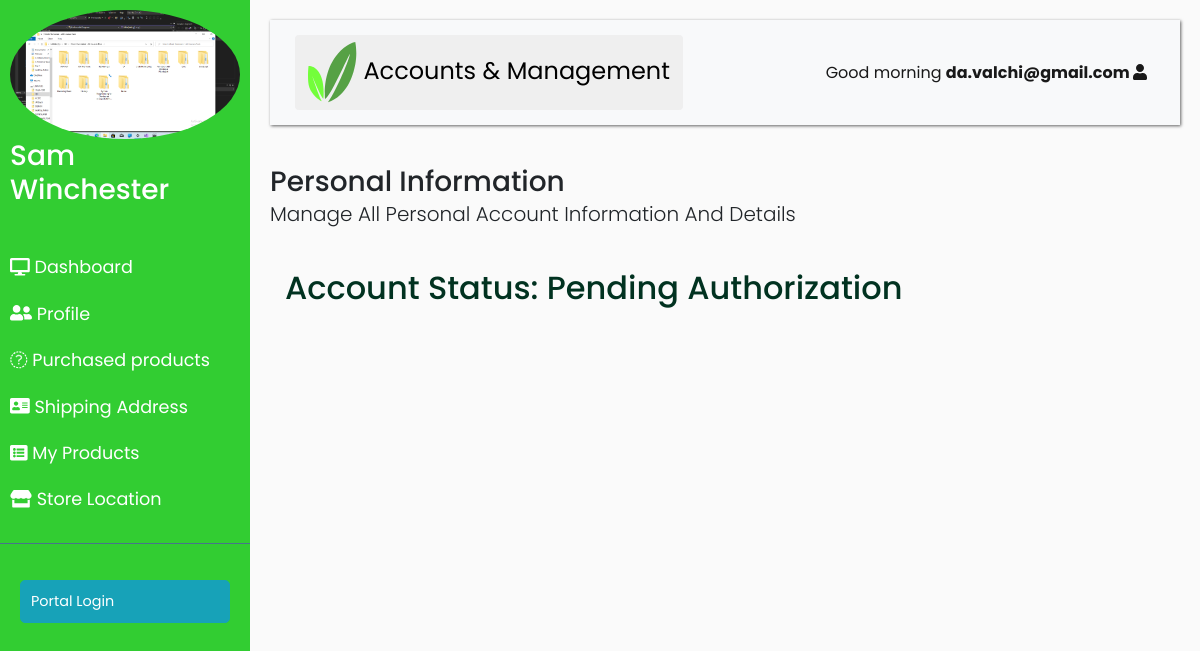
The page /account/ (signed in) on the database its author committed.
### account/models.py (models this page shows, shortened)
class User(AbstractBaseUser):
    first_name = models.CharField(max_length=50)
    last_name = models.CharField(max_length=50)
    email = models.EmailField(
        verbose_name='email address',
        max_length=255,
        unique=True,
    )
    phone = models.CharField(max_length=20)
    Active_Shipping_Address = models.ForeignKey(
        'goods.ShippingAddress',
        on_delete=models.DO_NOTHING,
        blank=True,
        null=True,
    )
    staff = models.BooleanField(default=False)
    admin = models.BooleanField(default=False)
    profile_picture = models.ImageField(blank=True, null=True)
    STATUS = (
        ('Buyer', 'Buyer'),
        ('Seller', 'Seller'),
    )
    client_status = models.CharField(max_length=500, choices=STATUS)
    USERNAME_FIELD = 'email'
    REQUIRED_FIELDS = ['first_name', 'last_name']
    @property
    def is_staff(self):
        return self.staff
    objects = UserManager()

class Profile(models.Model):
    user = models.OneToOneField(User, on_delete=models.CASCADE)
    images = models.ImageField(default='default.jpg', upload_to='profile_pics')

### farmer/views.py (the view)
# urls.py: path('',views.account,name='account'),
@login_required
def account(request):
    import datetime
    hour = datetime.datetime.now().hour
    greeting= ''
    if hour < 12:
        greeting = "Good morning"
    elif hour < 16:
        greeting = "Good afternoon"
    else:
        greeting = "Good Evening"
    pp=request.user
    account_status=''
    if request.user.is_staff and request.user.client_status == 'Seller':
        account_status='Merchant'
    elif request.user.client_status == 'Seller' or request.user.is_staff :
        account_status='Pending Authorization'
    elif request.user.client_status == 'Customer' and request.user.is_staff:
        account_status="You're a Staff But Not A Merchant"
    else:
        account_status='Customer'
    context = {
        'status':account_status,
        'greet':greeting,
        'pp':pp
    }
    return render(request, 'farmer/account.html', context)

### account/views.py (called while the page is built)
def _cart_id(request):
    cart = request.session.session_key
    if not cart:
        cart = request.session.create()
    return cart

### farmer/context_processor.py (called while the page is built)
def counter(request):
    cart_count=0
    if 'admin' in request.path:
        return {}
    else:
        try:
            cart=Cart.objects.filter(cart_id=_cart_id(request))
            cart_items=CartItem.objects.all().filter(cart=cart[:1])
            for cart_item in cart_items:
                cart_count+=cart_item.quantity
        except Cart.DoesNotExist:
            cart_count=0
    return dict(cart_count=cart_count)

### farmer/templates/farmer/account.html (shortened to what this page needs)
{% load static %}
<!DOCTYPE html>
<html>
<head>
    <link rel="stylesheet" href="https://stackpath.bootstrapcdn.com/bootstrap/4.1.0/css/bootstrap.min.css">
</head>
<body style="">
    <div class="wrapper">
        <nav id="sidebar">
            <div class="sidebar-header">
              <a  {% if request.user.profile.images.url %}
                      href="{% url 'profile' request.user.id %}"
                          {% else %} href={% url 'profile_picture' %} {% endif %} >
                <img {% if request.user.profile.images.url %}
                    src="{{ request.user.profile.images.url }}"
                    {% else %}
                    src="https://dummyimage.com/150x150.gif?text={{ request.user }}"
                {% endif %}
                        alt="" width="768" height="1024" alt="Seller-Logo" class="img-fluid w-100"
                                      style="border-radius: 50%; height: 60%; width: 50%;"
                                     >
              </a>
                <h3> {{request.user.first_name}}  {{request.user.last_name}}  </h3>
            </div>
            <ul class="list-unstyled components">
                    <li >
                        <a href="{% url 'dashboard' %} "
                        >
                            <i class="fas fa-desktop"></i>  Dashboard
                        </a>
                    </li>
                <li>
                    <a href="{% url 'profile' request.user.pk %}">
                        <i class="fas fa-user-friends"></i>
                         <span>Profile</span>
                    </a>
                    <a href="{% url 'purchasedproducts' %}"
                    >
                     <i class="fas fa-inventory"></i>
                       <span> Purchased products</span>
                    </a>
                </li>
                <li>
                    <a href="{% url 'shippinglist'  %}">
                        <i class="fa fa-address-card"></i>
                       <span> Shipping Address </span>
                    </a>
                </li>
                {% if request.user.is_staff %}
                <li>
                    <a href="{% url 'myproducts' %}">
                        <i class="fa fa-list-alt"></i>
                       <span>My Products</span>
                    </a>
                </li>
                <li>
                    <a href="{% url 'storelist' %}">
                        <i class="fas fa-store"></i> <span>Store Location</span>
                    </a>
                </li>
                {% endif %}
            </ul>
            <ul class="list-unstyled CTAs">
                <li>
                    <a href="{% url 'admin:index' %}" class="btn btn-info">Portal Login</a>
                </li>
            </ul>
        </nav>
        <div id="content">
            <nav class="navbar navbar-expand-lg navbar-light bg-light" >
                <div class="container-fluid" >
                    <button type="button" id="sidebarCollapse" class="btn " style="font-size: x-large;">
                        <img src=" {% static 'SYmbol.png' %}">
                        <span>  Accounts &amp; Management</span>
                    </button>
                    <div  id="navbarSupportedContent">
                        <ul class="nav navbar-nav ml-auto">
                            <li class="nav-item active">
                                <a class="nav-link"  href="{% url 'account' %} ">  {{ greet }} <strong> {{request.user.email}} </strong> <i class="fa fa-user"></i> </a>
                        </ul>
                    </div>
                </div>
            </nav>
{% block content %}
<h3 class="title-divider" style="margin-bottom: 0;"><span>Personal Information</span> </h3>
<div class="lead" style="margin-bottom: 40px;">
Manage All Personal Account Information And Details
</div>
        <div class="container" style="color: #013220;">
        <h2>Account Status: {{status}} </h2>
        </div>
{% endblock %}
        </div>
    </div>
</body>
</html>

### farmer/templates/farmer/account.html (style rules this page uses)
body { font-family: 'Poppins', sans-serif; background: #fafafa; }
a, a:hover, a:focus { color: inherit; text-decoration: none; transition: all 0.3s; }
.navbar { padding: 15px 10px; background: #fff; border: none; border-radius: 0; margin-bottom: 40px; box-shadow: 1px 1px 3px rgba(99,99,99); }
i, span { display: inline-block; }
.wrapper { display: flex; align-items: stretch; }
#sidebar { min-width: 250px; max-width: 250px; background: limegreen; color: #fff; transition: all 0.3s; }
#sidebar ul li a { text-align: left; }
#sidebar .sidebar-header { padding: 10px; background: limegreen; }
#sidebar ul.components { padding: 20px 0; border-bottom: 1px solid #47748b; }
#sidebar ul li a { padding: 10px; font-size: 1.1em; display: block; }
ul.CTAs { padding: 20px; }
ul.CTAs a { text-align: center; font-size: 0.9em !important; display: block; border-radius: 5px; margin-bottom: 5px; }
#content { width: 100%; padding: 20px; min-height: 100vh; transition: all 0.3s; }

### rows shown on the page
User: images (picture), user.first_name "Sam", user.last_name "Winchester", user.email "da.valchi@gmail.com"

### other values the page prints
{{ greet }} "Good morning"
{{ status }} "Pending Authorization"
